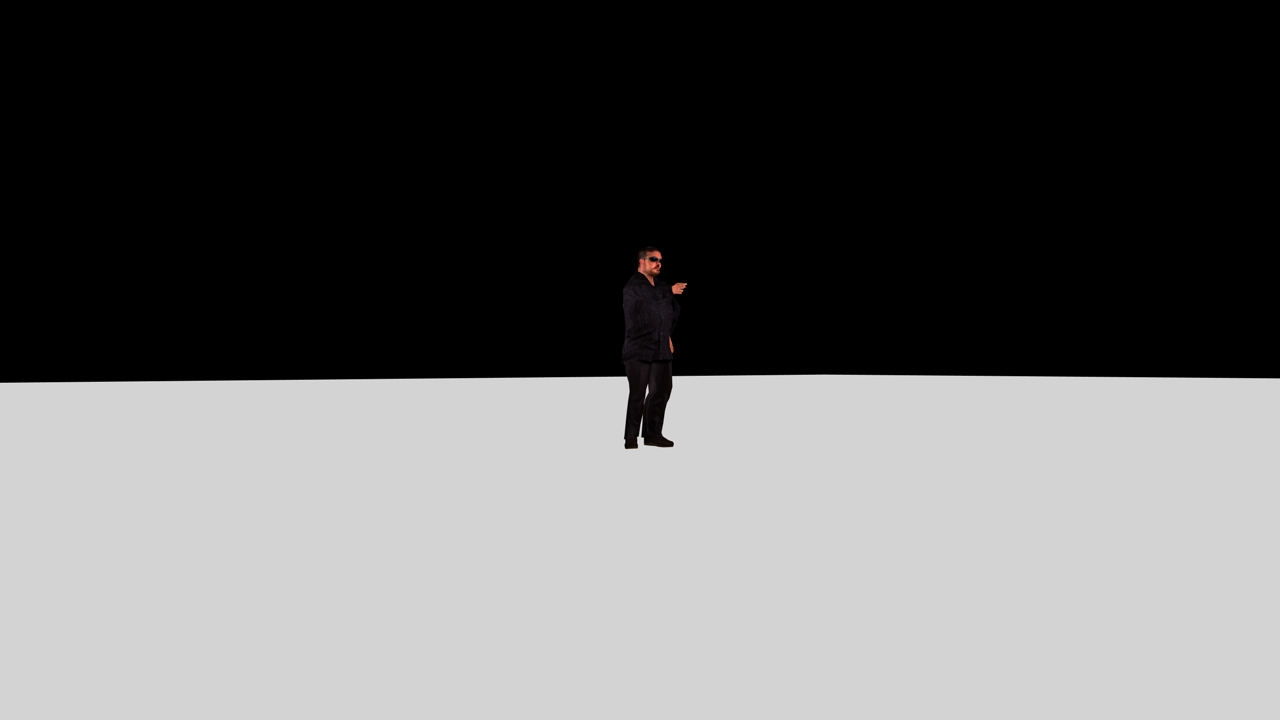
#> input picture UnprocessedImages/Shape16/Shape 16_matcolor0034.png, 1280 x 720 px, found by its file name; its folder holds 4 pictures in this run
$ python pixel_processing.py
#> lines starting #> are read from the running program, lines starting #| are printed output that depends on the picture
from PIL import Image
import numpy as np
import os


# Change these paths to reflect the input and output directories to be processed
directory_path = "UnprocessedImages/200x/Shape16"
processed_dir = "ProcessedImages/200x/Shape16"


# Treating these as hardcoded, if these change, need to change the SegmentationDataset:11
white = [255, 255, 255, 255]
trns = [0, 0, 0, 0]
midtone = [125, 125, 125, 255]
shadow = [80, 80, 80, 255]
cast_shadow = [40, 40, 40, 255]


# Function processes specular layer from multipass render
# [19 lines left out: function process_specular, not called in this run]


# Function processes material colour layer from multipass render
def process_matcolour(input_path, output_path):
    image = Image.open(input_path)
#> image is the input picture: PIL image 1280x720 RGB; mean R, G, B 99.9, 99.8, 99.8
    image = image.convert('RGBA')
#> image: PIL image 1280x720 RGBA
    width, height = image.size
#> width = 1280; height = 720

    data = np.array(image)

    for y in range(height):
        for x in range(width):
            r, g, b, a = data[y, x]

            # If pixel isn't black or white, set to mid tone
            if (r < 1 and g < 5 and b < 5) or (r >= 210 and g >= 210 and b >= 210):
                data[y, x] = trns
            else:
                data[y, x] = midtone
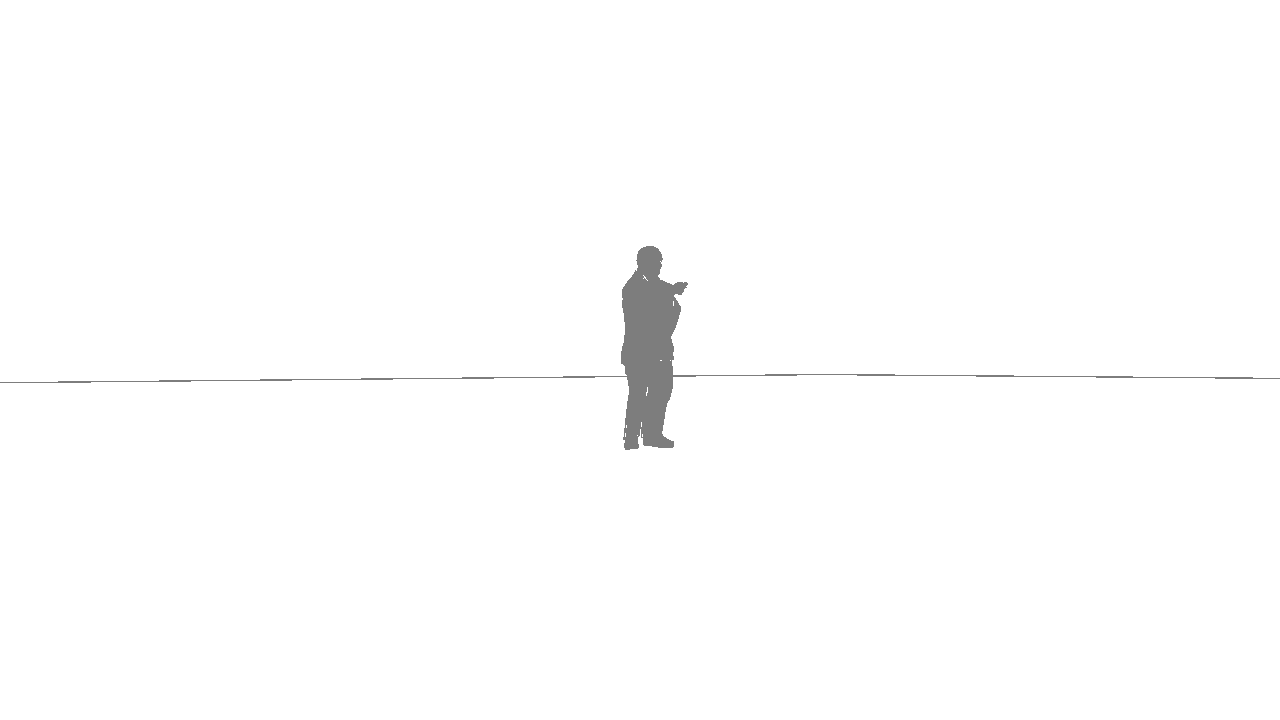
#> data: shape (720, 1280, 4); mean R, G, B, A 1.4, 1.4, 1.4, 2.9; transparent parts drawn white

    manipulated_image = Image.fromarray(data)
    manipulated_image.save(output_path)


# Function processes shadow layer from multipass render
# [49 lines left out: functions process_shadow, process_illum, not called in this run]


# Composite each processed layer back together, add background layer
def combine_layers(output_path, *input_paths):
    base_image = None

    for input_path in input_paths:
#> (the run stopped early here; a loop or call above may not have finished)
